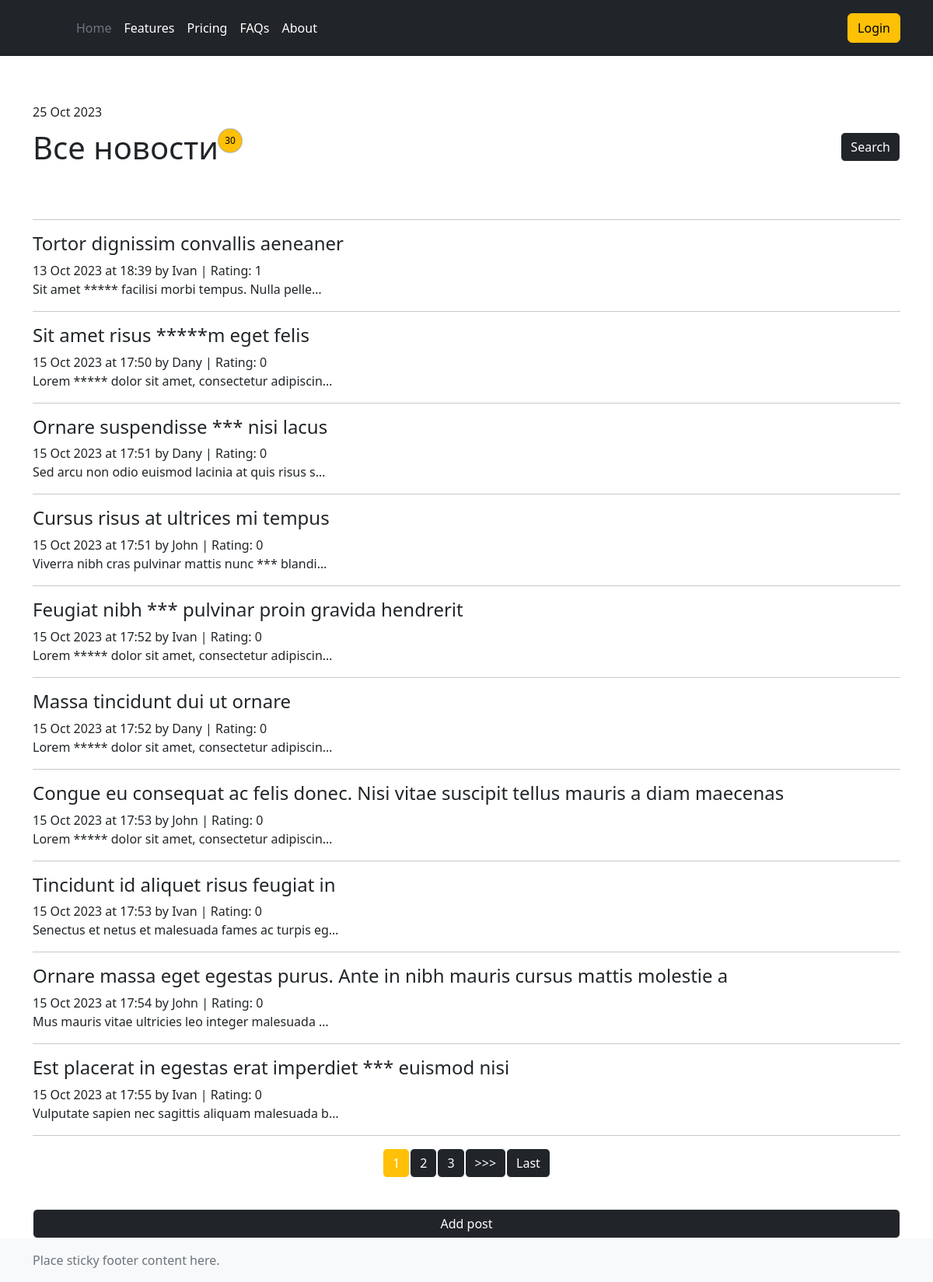
Page /news/ on the committed database.
### news/models.py (models this page shows, shortened)
class Post(Model):
    author = ForeignKey(Author, on_delete=CASCADE, related_name='posts', validators=[validate_user_post_limit])
    post_type_choices = [('article', 'Article'), ('news', 'News')]
    post_type = CharField(max_length=10, choices=post_type_choices)
    created_at = DateTimeField(auto_now_add=True)
    title = CharField(max_length=255)
    categories = ManyToManyField(Category, related_name='posts')
    content = TextField()
    rating = IntegerField(default=0)

class Author(Model):
    user = OneToOneField(User, on_delete=CASCADE)
    rating = IntegerField(default=0)

### news/views.py (the view)
# urls.py: path('', cache_page(60)(PostList.as_view())),
class PostList(ListView):
    model = Post
    template_name = 'news/posts.html'
    context_object_name = 'posts'
    ordering = ['-rating']
    paginate_by = 10
    def get_queryset(self):
        queryset = super().get_queryset()
        queryset = self.filter_res = PostFilter(
            self.request.GET, queryset=queryset)
        return queryset.qs
    def get_context_data(self, **kwargs):
        context = super().get_context_data(**kwargs)
        context['time_now'] = datetime.utcnow()
        context['num_of_posts'] = len(Post.objects.all())
        context['filter'] = self.filter_res
        context['post_type_choices'] = Post.post_type_choices
        context['categories'] = Category.objects.all()
        return context

### NewsPaper/context_processors.py (called while the page is built)
def groups(request):
    groups = request.user.groups.all()
    groups = [group.name for group in groups]
    return {'groups':  groups}

### news/templatetags/custom_filters.py (called while the page is built)
@register.filter(name='censor')
def censor(value):
    words_for_cens = ['lorem', 'ipsum', 'sed', 'nulla']
    value = str(value)
    for i in words_for_cens:
        lenght = len(i)
        value = value.replace(i, '*' * lenght)
    return value

### news/templates/news/posts.html (shortened to what this page needs)
{% extends 'layout/default.html' %}
{% load custom_filters %}
{% block content %}
<span class='date'>{{ time_now|date:'d M Y'}}</span>
<div class='all-news--but'>
<h1 class='all-news'>Все новости
<div class='label-wrapper' ><span class='label'>{{ num_of_posts }}</span></div>
</h1>
{% if posts %}
    {% if 'search/' in request.path %}
        <a href='{{ request.path|cut:"search/" }}' class="btn btn-primary">Hide</a>
</div>
        <form method="GET" class="search-form">
            {{ filter.form }}
            <input class="btn btn-primary" type="submit" value="Search">
        </form>
    {% else %}
        <a href=" search" class="btn btn-primary">Search</a>
</div>
    {% endif %}
    <hr class='main-hr'>
    {% for post in posts %}
        <a href='{% url "news:post" post.id %}' class='text-decoration-none text-reset'>
        <h4>{{ post.title|censor }}</h4>
        </a>
        <span>{{ post.created_at|date:'d M Y \a\t H:i' }} by {{ post.author.user.username }} | Rating: {{ post.rating }}</span><br>
        <span>{{ post.content|truncatechars:50|censor }}</span><br>
        <hr>
    {% endfor %}
{% else %}
    <h2>Нет новостей</h2>
{% endif %}
{% include 'news/parts/paginator.html' %}
<a class="btn btn-primary add-button" href="{% url 'news:post_create' %}">Add post</a>
{% endblock content %}

### static/css/styles.css (style rules this page uses)
.label-wrapper { justify-content: center; align-items: center; position: absolute; height: 30px; width: 30px; background-color: #ffc008; display: inline-flex; border-radius: 50%; box-shadow: 0 0 2px 0px; }
.label { color: black; font-size: 12px; margin-bottom: 0; }
.main-hr { margin-top: 60px; }
.date { display: block; }
.all-news { display: inline-block; margin-top: 10px; }
.all-news--but { display: flex; justify-content: space-between; }
.add-button { width: 100%; margin-top: 40px; }

### rows in the picture
Post: title|censor "Tortor dignissim convallis aeneaner", created_at "13 Oct 2023 at 18:39", author.user.username "Ivan", rating "1", content|censor "Sit amet ***** facilisi morbi tempus. Nulla pelle…"
Post: title|censor "Sit amet risus *****m eget felis", created_at "15 Oct 2023 at 17:50", author.user.username "Dany", rating "0", content|censor "Lorem ***** dolor sit amet, consectetur adipiscin…"
Post: title|censor "Ornare suspendisse *** nisi lacus", created_at "15 Oct 2023 at 17:51", author.user.username "Dany", rating "0", content|censor "Sed arcu non odio euismod lacinia at quis risus s…"
Post: title|censor "Cursus risus at ultrices mi tempus", created_at "15 Oct 2023 at 17:51", author.user.username "John", rating "0", content|censor "Viverra nibh cras pulvinar mattis nunc *** blandi…"
Post: title|censor "Feugiat nibh *** pulvinar proin gravida hendrerit", created_at "15 Oct 2023 at 17:52", author.user.username "Ivan", rating "0", content|censor "Lorem ***** dolor sit amet, consectetur adipiscin…"
Post: title|censor "Massa tincidunt dui ut ornare", created_at "15 Oct 2023 at 17:52", author.user.username "Dany", rating "0", content|censor "Lorem ***** dolor sit amet, consectetur adipiscin…"
Post: title|censor "Congue eu consequat ac felis donec. Nisi vitae suscipit tellus mauris a diam maecenas", created_at "15 Oct 2023 at 17:53", author.user.username "John", rating "0", content|censor "Lorem ***** dolor sit amet, consectetur adipiscin…"
Post: title|censor "Tincidunt id aliquet risus feugiat in", created_at "15 Oct 2023 at 17:53", author.user.username "Ivan", rating "0", content|censor "Senectus et netus et malesuada fames ac turpis eg…"
Post: title|censor "Ornare massa eget egestas purus. Ante in nibh mauris cursus mattis molestie a", created_at "15 Oct 2023 at 17:54", author.user.username "John", rating "0", content|censor "Mus mauris vitae ultricies leo integer malesuada …"
Post: title|censor "Est placerat in egestas erat imperdiet *** euismod nisi", created_at "15 Oct 2023 at 17:55", author.user.username "Ivan", rating "0", content|censor "Vulputate sapien nec sagittis aliquam malesuada b…"

### other values in the picture
{{ time_now|date:'d M Y' }} "25 Oct 2023"
{{ num_of_posts }} "30"
{{ num }} "1"
{{ num }} "2" "3"
